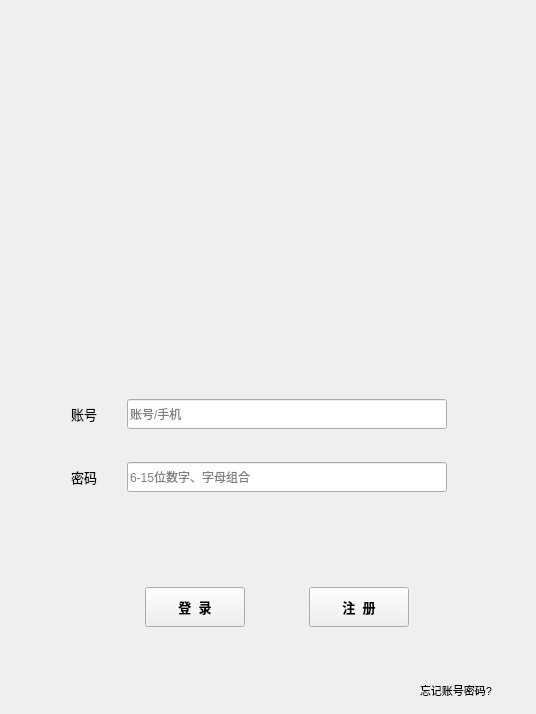
<?xml version="1.0" encoding="UTF-8"?>
<ui version="4.0">
 <class>LoginWidget</class>
 <widget class="QWidget" name="LoginWidget">
  <property name="geometry">
   <rect>
    <x>0</x>
    <y>0</y>
    <width>536</width>
    <height>714</height>
   </rect>
  </property>
  <property name="minimumSize">
   <size>
    <width>536</width>
    <height>714</height>
   </size>
  </property>
  <property name="maximumSize">
   <size>
    <width>536</width>
    <height>714</height>
   </size>
  </property>
  <property name="windowTitle">
   <string>LoginWidget</string>
  </property>
  <widget class="QWidget" name="widget" native="true">
   <property name="geometry">
    <rect>
     <x>57</x>
     <y>572</y>
     <width>440</width>
     <height>70</height>
    </rect>
   </property>
   <property name="minimumSize">
    <size>
     <width>440</width>
     <height>70</height>
    </size>
   </property>
   <property name="maximumSize">
    <size>
     <width>440</width>
     <height>70</height>
    </size>
   </property>
   <layout class="QHBoxLayout" name="horizontalLayout">
    <item>
     <spacer name="horizontalSpacer">
      <property name="orientation">
       <enum>Qt::Horizontal</enum>
      </property>
      <property name="sizeHint" stdset="0">
       <size>
        <width>66</width>
        <height>20</height>
       </size>
      </property>
     </spacer>
    </item>
    <item>
     <widget class="QPushButton" name="login_button">
      <property name="minimumSize">
       <size>
        <width>100</width>
        <height>40</height>
       </size>
      </property>
      <property name="maximumSize">
       <size>
        <width>100</width>
        <height>40</height>
       </size>
      </property>
      <property name="font">
       <font>
        <pointsize>10</pointsize>
        <weight>75</weight>
        <bold>true</bold>
       </font>
      </property>
      <property name="text">
       <string>登  录</string>
      </property>
     </widget>
    </item>
    <item>
     <spacer name="horizontalSpacer_2">
      <property name="orientation">
       <enum>Qt::Horizontal</enum>
      </property>
      <property name="sizeType">
       <enum>QSizePolicy::Minimum</enum>
      </property>
      <property name="sizeHint" stdset="0">
       <size>
        <width>58</width>
        <height>20</height>
       </size>
      </property>
     </spacer>
    </item>
    <item>
     <widget class="QPushButton" name="register_button">
      <property name="minimumSize">
       <size>
        <width>100</width>
        <height>40</height>
       </size>
      </property>
      <property name="maximumSize">
       <size>
        <width>100</width>
        <height>40</height>
       </size>
      </property>
      <property name="font">
       <font>
        <pointsize>10</pointsize>
        <weight>75</weight>
        <bold>true</bold>
       </font>
      </property>
      <property name="text">
       <string>注  册</string>
      </property>
     </widget>
    </item>
    <item>
     <spacer name="horizontalSpacer_3">
      <property name="orientation">
       <enum>Qt::Horizontal</enum>
      </property>
      <property name="sizeHint" stdset="0">
       <size>
        <width>65</width>
        <height>20</height>
       </size>
      </property>
     </spacer>
    </item>
   </layout>
  </widget>
  <widget class="QWidget" name="widget_2" native="true">
   <property name="geometry">
    <rect>
     <x>40</x>
     <y>390</y>
     <width>415</width>
     <height>111</height>
    </rect>
   </property>
   <property name="sizePolicy">
    <sizepolicy hsizetype="Preferred" vsizetype="Preferred">
     <horstretch>0</horstretch>
     <verstretch>0</verstretch>
    </sizepolicy>
   </property>
   <property name="minimumSize">
    <size>
     <width>415</width>
     <height>111</height>
    </size>
   </property>
   <property name="maximumSize">
    <size>
     <width>415</width>
     <height>111</height>
    </size>
   </property>
   <widget class="QLabel" name="label">
    <property name="geometry">
     <rect>
      <x>31</x>
      <y>9</y>
      <width>50</width>
      <height>30</height>
     </rect>
    </property>
    <property name="minimumSize">
     <size>
      <width>50</width>
      <height>30</height>
     </size>
    </property>
    <property name="maximumSize">
     <size>
      <width>50</width>
      <height>30</height>
     </size>
    </property>
    <property name="font">
     <font>
      <pointsize>10</pointsize>
     </font>
    </property>
    <property name="text">
     <string>账号</string>
    </property>
   </widget>
   <widget class="QLabel" name="label_2">
    <property name="geometry">
     <rect>
      <x>31</x>
      <y>72</y>
      <width>50</width>
      <height>30</height>
     </rect>
    </property>
    <property name="minimumSize">
     <size>
      <width>50</width>
      <height>30</height>
     </size>
    </property>
    <property name="maximumSize">
     <size>
      <width>50</width>
      <height>30</height>
     </size>
    </property>
    <property name="font">
     <font>
      <pointsize>10</pointsize>
     </font>
    </property>
    <property name="text">
     <string>密码</string>
    </property>
   </widget>
   <widget class="QLineEdit" name="account_edit">
    <property name="geometry">
     <rect>
      <x>87</x>
      <y>9</y>
      <width>320</width>
      <height>30</height>
     </rect>
    </property>
    <property name="minimumSize">
     <size>
      <width>320</width>
      <height>30</height>
     </size>
    </property>
    <property name="maximumSize">
     <size>
      <width>320</width>
      <height>30</height>
     </size>
    </property>
    <property name="placeholderText">
     <string>账号/手机</string>
    </property>
   </widget>
   <widget class="QLineEdit" name="passwd_edit">
    <property name="geometry">
     <rect>
      <x>87</x>
      <y>72</y>
      <width>320</width>
      <height>30</height>
     </rect>
    </property>
    <property name="minimumSize">
     <size>
      <width>320</width>
      <height>30</height>
     </size>
    </property>
    <property name="maximumSize">
     <size>
      <width>320</width>
      <height>30</height>
     </size>
    </property>
    <property name="placeholderText">
     <string>6-15位数字、字母组合</string>
    </property>
   </widget>
  </widget>
  <widget class="QLabel" name="img_lbl">
   <property name="geometry">
    <rect>
     <x>140</x>
     <y>70</y>
     <width>250</width>
     <height>250</height>
    </rect>
   </property>
   <property name="minimumSize">
    <size>
     <width>250</width>
     <height>250</height>
    </size>
   </property>
   <property name="maximumSize">
    <size>
     <width>250</width>
     <height>250</height>
    </size>
   </property>
   <property name="text">
    <string/>
   </property>
   <property name="scaledContents">
    <bool>true</bool>
   </property>
  </widget>
  <widget class="QLabel" name="forget_lbl">
   <property name="geometry">
    <rect>
     <x>420</x>
     <y>680</y>
     <width>111</width>
     <height>20</height>
    </rect>
   </property>
   <property name="font">
    <font>
     <pointsize>8</pointsize>
    </font>
   </property>
   <property name="text">
    <string>忘记账号密码?</string>
   </property>
  </widget>
 </widget>
 <resources/>
 <connections/>
</ui>
